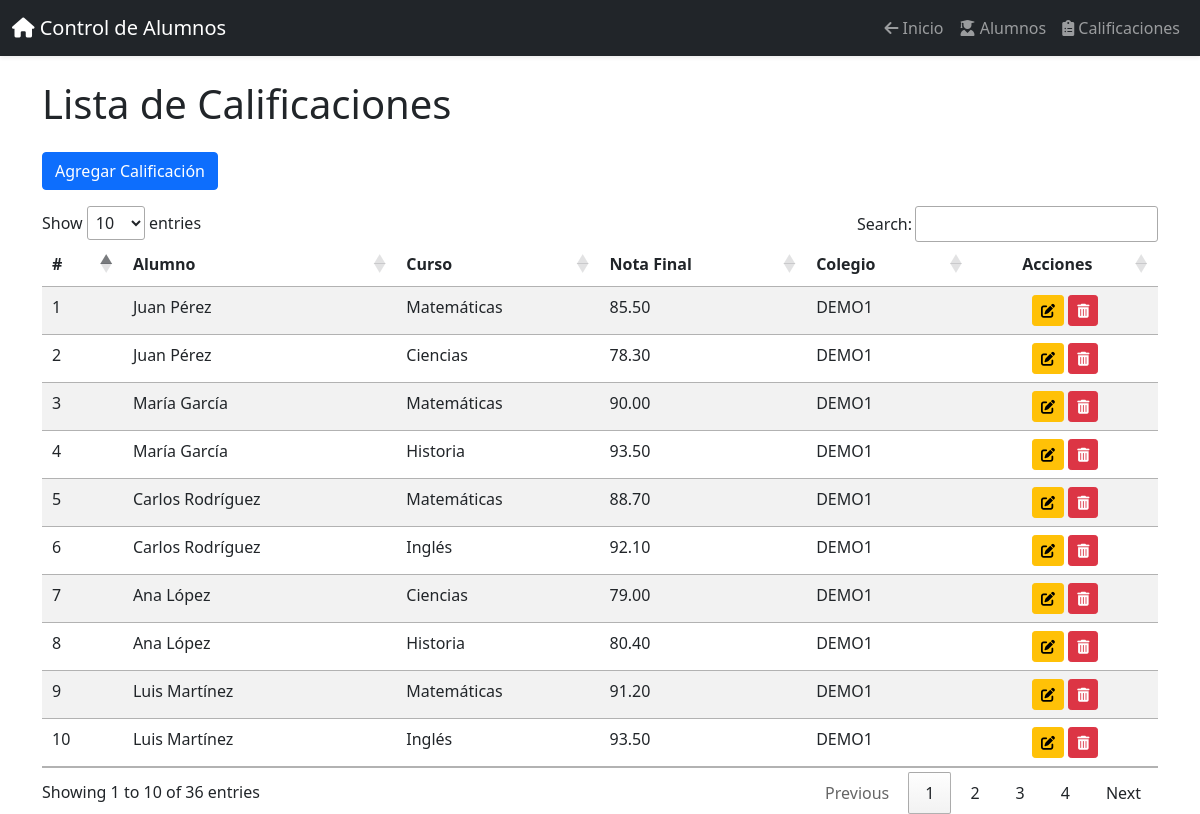
Screenshot of /?controller=CalificacionController&action=listarCalificaciones with the database file from the repository.
### tables this page shows
CREATE TABLE `calificaciones` (
  `id` int(11) NOT NULL,
  `alumno_id` int(11) DEFAULT NULL,
  `nota_final` decimal(5,2) DEFAULT NULL,
  `curso_id` int(11) DEFAULT NULL
);

CREATE TABLE `alumnos` (
  `id` int(11) NOT NULL,
  `nombre` varchar(100) DEFAULT NULL,
  `apellido` varchar(100) DEFAULT NULL,
  `grado` varchar(20) DEFAULT NULL,
  `sexo` enum('M','F') DEFAULT NULL,
  `colegio_id` int(11) DEFAULT NULL
);

CREATE TABLE `cursos` (
  `id` int(11) NOT NULL,
  `nombre` varchar(100) NOT NULL
);

CREATE TABLE `colegios` (
  `id` int(11) NOT NULL,
  `nombre` varchar(100) DEFAULT NULL
);

### app/controllers/CalificacionController.php (called while the page is built, shortened)
<?php
require_once './app/models/Calificacion.php';
class CalificacionController
{
    private $calificacionModel;
    public function __construct()
    {
        $this->calificacionModel = new Calificacion();
    }
    public function listarCalificaciones()
    {
        $calificaciones = $this->calificacionModel->obtenerCalificaciones();
        require './app/views/lista_calificaciones.php';
    }
}

### app/models/Calificacion.php (called while the page is built, shortened)
<?php
require_once './config/config.php';
class Calificacion
{
    private $conn;
    public function __construct()
    {
        global $conn;
        $this->conn = $conn;
    }
    public function obtenerCalificaciones()
    {
        $sql = "SELECT calificaciones.*,
                       alumnos.nombre, alumnos.apellido,
                       cursos.nombre AS nombre_curso,
                       colegios.nombre AS nombre_colegio  -- Agregar nombre del colegio
                FROM calificaciones
                JOIN alumnos ON calificaciones.alumno_id = alumnos.id
                JOIN cursos ON calificaciones.curso_id = cursos.id
                JOIN colegios ON alumnos.colegio_id = colegios.id";
        $stmt = $this->conn->prepare($sql);
        $stmt->execute();
        return $stmt->fetchAll(PDO::FETCH_ASSOC);
    }
}

### app/views/lista_calificaciones.php (the view, shortened to what this page needs)
<!DOCTYPE html>
<html lang="es">
<head>
    <?php require './app/views/layout/header.php'; ?>
</head>
<body>
    <h1 class="mb-4">Lista de Calificaciones</h1>
    <a href="#" class="btn btn-primary mb-3" data-bs-toggle="modal" data-bs-target="#agregarCalificacionModal">Agregar Calificación</a>
    <div class="table-responsive">
        <table id="tablaCalificaciones" class="table table-striped">
            <thead>
                <tr>
                    <th>#</th>
                    <th>Alumno</th>
                    <th>Curso</th>
                    <th>Nota Final</th>
                    <th>Colegio</th>
                    <th class="text-center">Acciones</th>
                </tr>
            </thead>
            <tbody>
                <?php $contador = 1; ?>
                <?php foreach ($calificaciones as $calificacion): ?>
                    <tr>
                        <td><?= $contador++ ?></td>
                        <td><?= $calificacion['nombre'] . ' ' . $calificacion['apellido'] ?></td>
                        <td><?= $calificacion['nombre_curso'] ?></td>
                        <td><?= $calificacion['nota_final'] ?></td>
                        <td><?= $calificacion['nombre_colegio'] ?></td>
                        <td class="text-center">
                            <a href="#" class="btn btn-warning btn-sm" data-bs-toggle="modal" data-bs-target="#editarCalificacionModal"
                                onclick="cargarDatosCalificacion(<?= $calificacion['id'] ?>, <?= $calificacion['alumno_id'] ?>, <?= $calificacion['curso_id'] ?>, <?= $calificacion['nota_final'] ?>)">
                                <i class="fas fa-edit"></i>
                            </a>
                            <a href="#" class="btn btn-danger btn-sm" onclick="confirmarEliminarCalificacion(<?= $calificacion['id'] ?>)">
                                <i class="fas fa-trash-alt"></i>
                            </a>
                        </td>
                    </tr>
                <?php endforeach; ?>
            </tbody>
        </table>
    </div>
</body>
</html>

### rows the page displays
calificaciones: alumno.nombre "Juan", alumno.apellido "Pérez", curso.nombre "Matemáticas", nota_final "85.50", colegios.nombre "DEMO1"
calificaciones: alumno.nombre "Juan", alumno.apellido "Pérez", curso.nombre "Ciencias", nota_final "78.30", colegios.nombre "DEMO1"
calificaciones: alumno.nombre "María", alumno.apellido "García", curso.nombre "Matemáticas", nota_final "90.00", colegios.nombre "DEMO1"
calificaciones: alumno.nombre "María", alumno.apellido "García", curso.nombre "Historia", nota_final "93.50", colegios.nombre "DEMO1"
calificaciones: alumno.nombre "Carlos", alumno.apellido "Rodríguez", curso.nombre "Matemáticas", nota_final "88.70", colegios.nombre "DEMO1"
calificaciones: alumno.nombre "Carlos", alumno.apellido "Rodríguez", curso.nombre "Inglés", nota_final "92.10", colegios.nombre "DEMO1"
calificaciones: alumno.nombre "Ana", alumno.apellido "López", curso.nombre "Ciencias", nota_final "79.00", colegios.nombre "DEMO1"
calificaciones: alumno.nombre "Ana", alumno.apellido "López", curso.nombre "Historia", nota_final "80.40", colegios.nombre "DEMO1"
calificaciones: alumno.nombre "Luis", alumno.apellido "Martínez", curso.nombre "Matemáticas", nota_final "91.20", colegios.nombre "DEMO1"
calificaciones: alumno.nombre "Luis", alumno.apellido "Martínez", curso.nombre "Inglés", nota_final "93.50", colegios.nombre "DEMO1"
